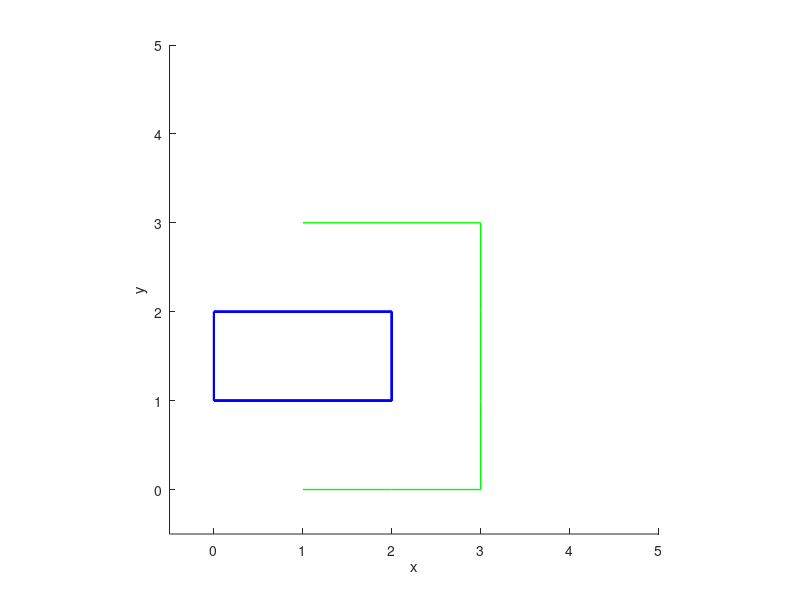

The MATLAB source for this figure:
% 8个顶点xyz坐标
verts=[0 1 0;
       2 1 0;
       2 2 0;
       0 2 0;
       0 1 1;
       2 1 1;
       2 2 1;
       0 2 1];

% 6个面顶点编号
faces=[1 2 3 4;
       1 2 6 5;
       2 3 7 6;
       3 4 8 7;
       4 1 5 8;
       5 6 7 8];

xlabel('x')
ylabel('y')
zlabel('z')
% 作图
patch('Faces',faces,'Vertices',verts,'Facecolor','none',...
    'LineWidth',1.5,'EdgeColor','blue');
hold on;
plot3([1 2 3 3 3 3 2 1], [0 0 0 1 2 3 3 3], [0 0 0 0 0 0 0 0], 'Color', 'green', 'lineWidth', 1);
%plot3([1 3 3 1], [0 0 3 3], [0 0 0 0], 'Color', 'green', 'lineWidth', 1)
axis equal
axis([-0.5 5 -0.5 5 -0.5 5])
